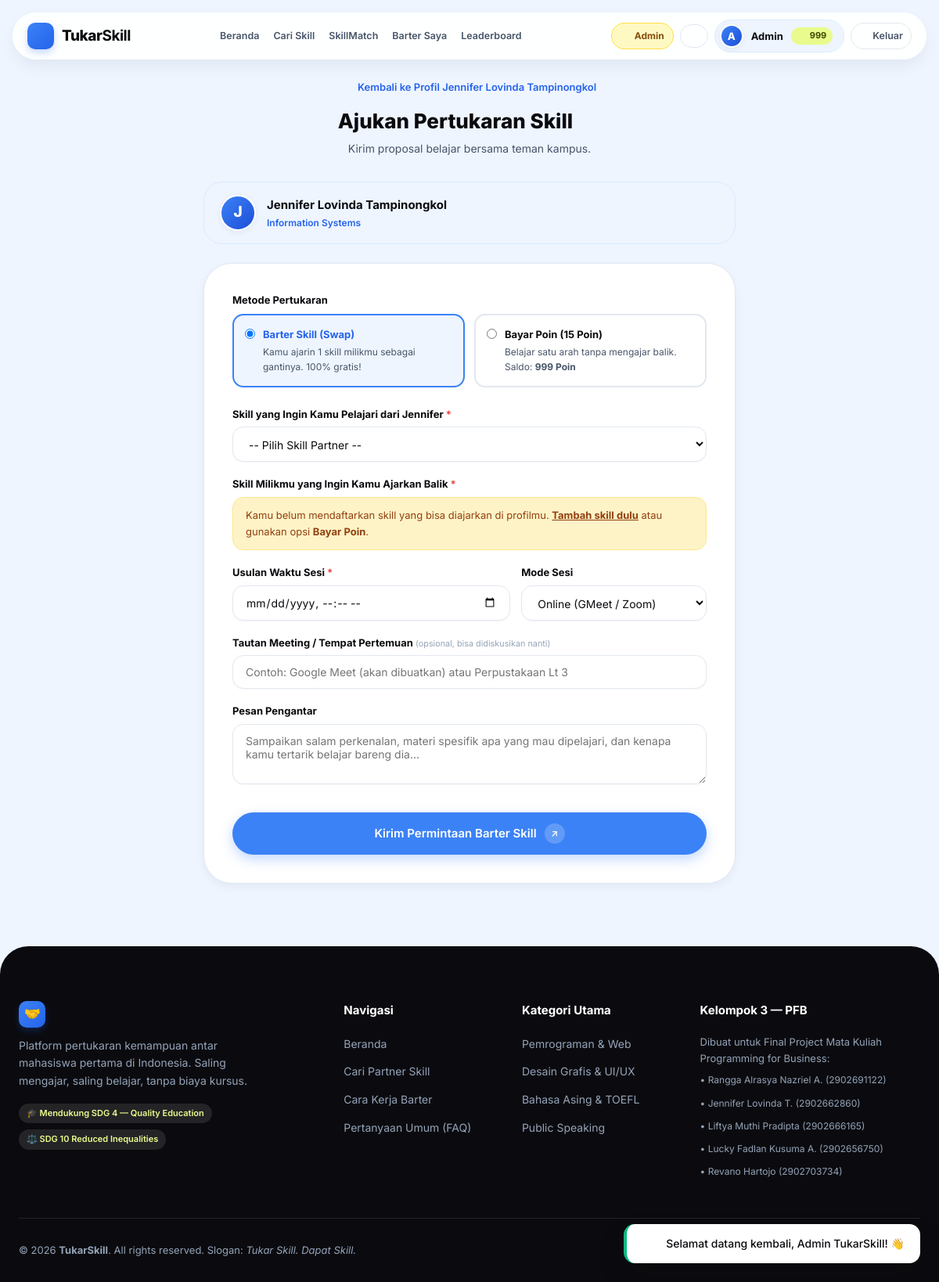
/request.php?receiver_id=3 (signed in), run on the app's committed database.
### tables this page shows
CREATE TABLE `users` (
  `id` INT AUTO_INCREMENT PRIMARY KEY,
  `name` VARCHAR(100) NOT NULL,
  `nim` CHAR(10) NOT NULL UNIQUE,
  `email` VARCHAR(100) NOT NULL UNIQUE,
  `password` VARCHAR(255) NOT NULL,
  `major` VARCHAR(100) NOT NULL,
  `batch_year` YEAR NULL,
  `bio` TEXT NULL,
  `photo` VARCHAR(255) NULL,
  `whatsapp` VARCHAR(20) NULL,
  `role` ENUM('user', 'admin') NOT NULL DEFAULT 'user',
  `points` INT NOT NULL DEFAULT 20,
  `total_points` INT NOT NULL DEFAULT 20,
  `profile_bonus_given` TINYINT(1) NOT NULL DEFAULT 0,
  `is_active` TINYINT(1) NOT NULL DEFAULT 1,
  `remember_token` VARCHAR(64) NULL,
  `created_at` DATETIME NOT NULL DEFAULT CURRENT_TIMESTAMP,
  `updated_at` DATETIME NOT NULL DEFAULT CURRENT_TIMESTAMP ON UPDATE CURRENT_TIMESTAMP
);

### config/db.php (called while the page is built, shortened)
<?php
$db_host = '127.0.0.1';
$db_user = 'root';
$db_pass = '';
$db_name = 'tukarskill';
$db_port = 3306;
$db_connected = false;
$conn = mysqli_init();
if ($conn) {
    mysqli_options($conn, MYSQLI_OPT_CONNECT_TIMEOUT, 2);
    $connected = @mysqli_real_connect($conn, $db_host, $db_user, $db_pass, $db_name, $db_port);
    if ($connected) {
        $db_connected = true;
    }
}
function is_db_connected() {
    global $db_connected;
    return $db_connected;
}

### request.php (the view, shortened to what this page needs)
<?php
require_once __DIR__ . '/includes/header.php';
$user = current_user();
$receiver_id = (int)($_GET['receiver_id'] ?? 0);
$receiver = null;
if (is_db_connected()) {
    $stmt = $conn->prepare("SELECT id, name, major, photo FROM users WHERE id = ? AND is_active = 1 LIMIT 1");
    if ($stmt) {
        $stmt->bind_param("i", $receiver_id);
        $stmt->execute();
        $receiver = $stmt->get_result()->fetch_assoc();
    }
}
$my_offers = [];
?>
<div class="container" style="padding: 40px 16px 80px;">
    <div style="max-width: 680px; margin: 0 auto;">
        <div style="text-align: center; margin-bottom: 30px;">
            <a href="user.php?id=<?= $receiver_id ?>" style="font-size: 13px; font-weight: 600; color: var(--blue-600); display: inline-flex; align-items: center; gap: 6px;">
                <?= icon('arrow-left', '', '13px') ?> Kembali ke Profil <?= e($receiver['name']) ?>
            </a>
            <h1 style="font-size: 26px; font-weight: 800; color: var(--ink); margin-top: 8px; display: flex; align-items: center; justify-content: center; gap: 10px;">
                Ajukan Pertukaran Skill <?= icon('handshake', '', '26px') ?>
            </h1>
            <p style="font-size: 14px; color: var(--gray-600); margin-top: 4px;">
                Kirim proposal belajar bersama teman kampus.
            </p>
        </div>
        <div style="background: var(--blue-50); border: 1px solid var(--blue-100); border-radius: var(--radius-lg); padding: 16px 20px; display: flex; align-items: center; gap: 14px; margin-bottom: 24px;">
            <?= render_avatar($receiver['photo'], $receiver['name'], 46) ?>
            <div>
                <strong style="font-size: 15px; color: var(--ink);"><?= e($receiver['name']) ?></strong>
                <span style="display: block; font-size: 12px; color: var(--blue-600); font-weight: 600;"><?= e($receiver['major']) ?></span>
            </div>
        </div>
        <div style="background: var(--white); border-radius: var(--radius-xl); padding: 36px; box-shadow: var(--shadow-sm); border: 1px solid var(--gray-200);">
            <form action="request.php?receiver_id=<?= $receiver_id ?>" method="POST">
                <div style="margin-bottom: 24px;">
                    <label style="display: block; font-size: 13px; font-weight: 700; margin-bottom: 8px;">Metode Pertukaran</label>
                    <div style="display: grid; grid-template-columns: 1fr 1fr; gap: 12px;">
                        <label style="border: 2px solid var(--blue-500); background: var(--blue-50); padding: 14px; border-radius: var(--radius-md); cursor: pointer; display: flex; align-items: flex-start; gap: 10px;">
                            <input type="radio" name="type" value="swap" id="type_swap" checked onchange="toggleTypeFields()" style="margin-top: 3px;">
                            <div>
                                <strong style="font-size: 13px; color: var(--blue-600); display: flex; align-items: center; gap: 6px;">
                                    Barter Skill (Swap) <?= icon('repeat', '', '14px') ?>
                                </strong>
                                <span style="font-size: 12px; color: var(--gray-600); display: block; margin-top: 2px;">Kamu ajarin 1 skill milikmu sebagai gantinya. 100% gratis!</span>
                            </div>
                        </label>
                        <label style="border: 2px solid var(--gray-200); background: var(--white); padding: 14px; border-radius: var(--radius-md); cursor: pointer; display: flex; align-items: flex-start; gap: 10px;" id="type_points_label">
                            <input type="radio" name="type" value="points" id="type_points" onchange="toggleTypeFields()" style="margin-top: 3px;">
                            <div>
                                <strong style="font-size: 13px; color: var(--ink); display: flex; align-items: center; gap: 6px;">
                                    Bayar Poin (15 Poin) <?= icon('coins', '', '14px') ?>
                                </strong>
                                <span style="font-size: 12px; color: var(--gray-600); display: block; margin-top: 2px;">Belajar satu arah tanpa mengajar balik. Saldo: <strong><?= (int)$user['points'] ?> Poin</strong></span>
                            </div>
                        </label>
                    </div>
                </div>
                <div style="margin-bottom: 18px;">
                    <label style="display: block; font-size: 13px; font-weight: 700; margin-bottom: 6px;">
                        Skill yang Ingin Kamu Pelajari dari <?= e(explode(' ', $receiver['name'])[0]) ?> <span style="color: var(--danger);">*</span>
                    </label>
                    <select name="requested_skill_id" required style="width: 100%; padding: 12px 16px; border-radius: var(--radius-md); border: 1px solid var(--gray-200); font-family: inherit; font-size: 14px; outline: none; background: var(--white);">
                        <option value="">-- Pilih Skill Partner --</option>
                    </select>
                </div>
                <div id="offered_skill_group" style="margin-bottom: 18px;">
                    <label style="display: block; font-size: 13px; font-weight: 700; margin-bottom: 6px;">
                        Skill Milikmu yang Ingin Kamu Ajarkan Balik <span style="color: var(--danger);">*</span>
                    </label>
                    <?php if (empty($my_offers)): ?>
                        <div style="background: #fef3c7; border: 1px solid #fde68a; padding: 12px 16px; border-radius: var(--radius-md); font-size: 13px; color: #92400e;">
                            Kamu belum mendaftarkan skill yang bisa diajarkan di profilmu.
                            <a href="my-skills.php" target="_blank" style="font-weight: 700; text-decoration: underline;">Tambah skill dulu</a> atau gunakan opsi <strong>Bayar Poin</strong>.
                        </div>
                    <?php endif; ?>
                </div>
                <div style="display: grid; grid-template-columns: 1.5fr 1fr; gap: 14px; margin-bottom: 18px;">
                    <div>
                        <label style="display: block; font-size: 13px; font-weight: 700; margin-bottom: 6px;">
                            Usulan Waktu Sesi <span style="color: var(--danger);">*</span>
                        </label>
                        <input type="datetime-local" name="scheduled_at" required min="<?= date('Y-m-d\TH:i') ?>"
                               style="width: 100%; padding: 12px 16px; border-radius: var(--radius-md); border: 1px solid var(--gray-200); font-family: inherit; font-size: 14px; outline: none;">
                    </div>
                    <div>
                        <label style="display: block; font-size: 13px; font-weight: 700; margin-bottom: 6px;">Mode Sesi</label>
                        <select name="mode" style="width: 100%; padding: 12px 16px; border-radius: var(--radius-md); border: 1px solid var(--gray-200); font-family: inherit; font-size: 14px; outline: none; background: var(--white);">
                            <option value="online">Online (GMeet / Zoom)</option>
                        </select>
                    </div>
                </div>
                <div style="margin-bottom: 18px;">
                    <label style="display: block; font-size: 13px; font-weight: 700; margin-bottom: 6px;">
                        Tautan Meeting / Tempat Pertemuan <small style="font-weight: 400; color: var(--gray-400);">(opsional, bisa didiskusikan nanti)</small>
                    </label>
                    <input type="text" name="location" placeholder="Contoh: Google Meet (akan dibuatkan) atau Perpustakaan Lt 3"
                           style="width: 100%; padding: 12px 16px; border-radius: var(--radius-md); border: 1px solid var(--gray-200); font-family: inherit; font-size: 14px; outline: none;">
                </div>
                <div style="margin-bottom: 28px;">
                    <label style="display: block; font-size: 13px; font-weight: 700; margin-bottom: 6px;">
                        Pesan Pengantar
                    </label>
                    <textarea name="message" rows="3" placeholder="Sampaikan salam perkenalan, materi spesifik apa yang mau dipelajari, dan kenapa kamu tertarik belajar bareng dia..."
                              style="width: 100%; padding: 12px 16px; border-radius: var(--radius-md); border: 1px solid var(--gray-200); font-family: inherit; font-size: 14px; outline: none; resize: vertical;"></textarea>
                </div>
                <button type="submit" class="btn btn-primary" style="width: 100%; padding: 14px; font-size: 15px;">
                    Kirim Permintaan Barter Skill <span class="btn-arrow">↗</span>
                </button>
            </form>
        </div>
    </div>
</div>
<?php require_once __DIR__ . '/includes/footer.php'; ?>

### includes/header.php (shortened to what this page needs)
<?php
require_once __DIR__ . '/../config/db.php';
require_once __DIR__ . '/functions.php';
$current_page = basename($_SERVER['PHP_SELF']);
$logged_user = current_user();
?>
<!DOCTYPE html>
<html lang="id">
<head>
    <link rel="stylesheet" href="assets/css/style.css">
</head>
<body>
<div class="toast-container">
    <?php $flash = get_flash(); if ($flash): ?>
        <div class="toast toast-<?= e($flash['type']) ?>">
            <span><?= ($flash['type'] === 'success') ? icon('check-circle', '', 18) : (($flash['type'] === 'danger') ? icon('x-circle', '', 18) : icon('info', '', 18)) ?></span>
            <div><?= e($flash['message']) ?></div>
        </div>
    <?php endif; ?>
</div>
<header class="navbar">
    <nav class="nav-pill">
        <a href="index.php" class="brand-logo">
            <div class="logo-icon"><?= icon('handshake', '', 18) ?></div>
            <span>Tukar<strong>Skill</strong></span>
        </a>
        <ul class="nav-links">
            <li><a href="index.php" class="<?= ($current_page === 'index.php') ? 'active' : '' ?>">Beranda</a></li>
            <li><a href="discover.php" class="<?= ($current_page === 'discover.php') ? 'active' : '' ?>">Cari Skill</a></li>
            <?php if (is_logged_in()): ?>
                <li><a href="skillmatch.php" class="<?= ($current_page === 'skillmatch.php') ? 'active' : '' ?>">SkillMatch</a></li>
                <li><a href="exchanges.php" class="<?= ($current_page === 'exchanges.php') ? 'active' : '' ?>">Barter Saya</a></li>
                <li><a href="leaderboard.php" class="<?= ($current_page === 'leaderboard.php') ? 'active' : '' ?>">Leaderboard</a></li>
            <?php else: ?>
                <li><a href="leaderboard.php" class="<?= ($current_page === 'leaderboard.php') ? 'active' : '' ?>">Leaderboard</a></li>
                <li><a href="index.php#cara-kerja">Cara Kerja</a></li>
                <li><a href="index.php#faq">FAQ</a></li>
            <?php endif; ?>
        </ul>
        <div class="nav-actions">
            <?php if (is_logged_in() && $logged_user): ?>
                <?php if ($logged_user['role'] === 'admin'): ?>
                    <a href="admin/index.php" class="btn btn-outline btn-sm" style="background: #fef9c3; border-color: #fde047; color: #854d0e; font-weight: 700; padding: 6px 11px; font-size: 12px; display: inline-flex; align-items: center; gap: 5px;" title="Buka Panel Admin">
                        <?= icon('shield', '', 13) ?> <span>Admin</span>
                    </a>
                <?php endif; ?>
                <a href="notifications.php" class="btn btn-outline btn-sm" style="padding: 6px 9px; position: relative; display: inline-flex; align-items: center; justify-content: center;" title="Notifikasi">
                    <?= icon('bell', '', 16) ?>
                </a>
                <a href="dashboard.php" class="user-menu-pill" title="Buka Dashboard">
                    <?= render_avatar($logged_user['photo'], $logged_user['name'], 30) ?>
                    <span style="font-weight: 700; font-size: 13px;"><?= e(explode(' ', $logged_user['name'])[0]) ?></span>
                    <span class="points-badge" title="Saldo Poin Aktif" style="display: inline-flex; align-items: center; gap: 4px;">
                        <?= icon('coins', '', 12) ?> <span><?= (int)$logged_user['points'] ?></span>
                    </span>
                </a>
                <a href="logout.php" class="btn btn-outline btn-sm" style="padding: 6px 10px; font-size: 12.5px; color: var(--gray-600); display: inline-flex; align-items: center; gap: 4px;" title="Keluar akun">
                    <?= icon('log-out', '', 13) ?> <span>Keluar</span>
                </a>
            <?php endif; ?>
        </div>
    </nav>
</header>

### includes/functions.php (shortened to what this page needs)
<?php
require_once __DIR__ . '/icons.php';
function user_avatar_url($photo, $name = '') {
    $first_word = strtolower(explode(' ', trim((string)$name))[0] ?? '');
    return '';
}
function render_avatar($photo, $name, $size = 40, $extra_class = '') {
    $url = user_avatar_url($photo, $name);
    $initial = strtoupper(substr(trim((string)$name), 0, 1) ?: 'U');
    $size_px = (int)$size;
    return '<div class="ts-avatar-fallback ' . e($extra_class) . '" style="width:' . $size_px . 'px; height:' . $size_px . 'px; border-radius:50%; background:linear-gradient(135deg, #3b82f6, #1d4ed8); color:#ffffff; font-weight:800; font-size:' . round($size_px * 0.42) . 'px; display:inline-flex; align-items:center; justify-content:center; border:2px solid #ffffff; box-shadow:0 2px 8px rgba(15,23,42,0.06); flex-shrink:0;">' . e($initial) . '</div>';
}
function e($string) {
    return htmlspecialchars((string)($string ?? ''), ENT_QUOTES, 'UTF-8');
}
function get_flash() {
    if (isset($_SESSION['flash_message'])) {
        $flash = $_SESSION['flash_message'];
        return $flash;
    }
    return null;
}
function is_logged_in() {
    return isset($_SESSION['user_id']) && !empty($_SESSION['user_id']);
}
function current_user() {
    global $conn;
    static $cached_user = null;
    if ($cached_user !== null) {
        return $cached_user;
    }
    $user_id = (int)$_SESSION['user_id'];
    $stmt = $conn->prepare("SELECT id, name, nim, email, major, batch_year, bio, photo, whatsapp, role, points, total_points, is_active FROM users WHERE id = ? LIMIT 1");
    if ($stmt) {
        $stmt->bind_param("i", $user_id);
        $stmt->execute();
        $result = $stmt->get_result();
        $cached_user = $result->fetch_assoc();
    }
    return $cached_user;
}

### data on the page
users: name "A", name "Admin", points "999"
users: name "Jennifer Lovinda Tampinongkol", name "J", major "Information Systems", name "Jennifer"

### other printed values
$flash['message'] "Selamat datang kembali, Admin TukarSkill! 👋"
